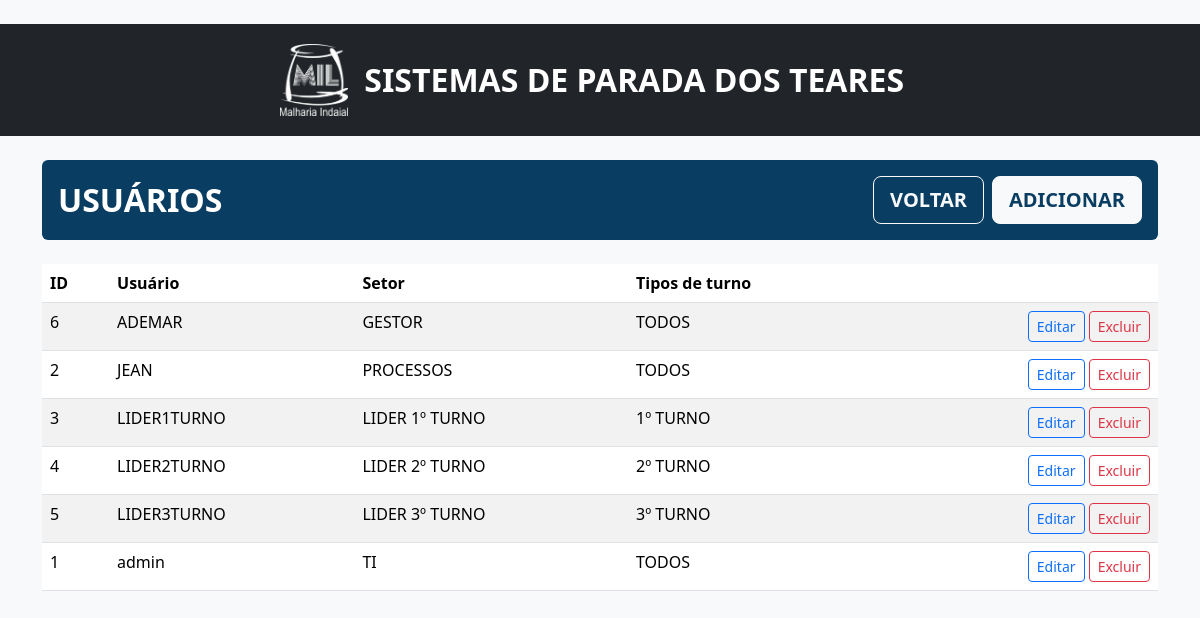
The app's page /users (signed in) with its own data.
### tables this page shows
CREATE TABLE users (
    id INTEGER PRIMARY KEY AUTOINCREMENT,
    username TEXT NOT NULL UNIQUE,
    password_hash TEXT NOT NULL,
    shift_id INTEGER,
    sector_id INTEGER,
    FOREIGN KEY (shift_id) REFERENCES shifts(id),
    FOREIGN KEY (sector_id) REFERENCES sectors(id)
);

### app.py (the view)
@app.route('/users')
@login_required
@level_required([6])
def users_list():
    db = get_db()
    users = db.execute('''
        SELECT
            u.id,
            u.username,
            s.name AS sector_name,
            GROUP_CONCAT(st.name, ' / ') AS shift_types
        FROM users u
        LEFT JOIN sectors s ON s.id = u.sector_id
        LEFT JOIN user_shift_types ust ON ust.user_id = u.id
        LEFT JOIN shift_types st ON st.id = ust.shift_type_id
        GROUP BY u.id, u.username, s.name
        ORDER BY u.username
    ''').fetchall()
    return render_template('users.html', users=users)

### app.py (called while the page is built)
def user_level() -> int:
    try:
        return int(session.get('level', 0))
    except Exception:
        return 0

def level_required(allowed_levels):
    def decorator(func):
        @wraps(func)
        def wrapper(*args, **kwargs):
            if user_level() not in allowed_levels:
                flash('Acesso negado.', 'danger')
                return redirect(url_for('dashboard'))
            return func(*args, **kwargs)
        return wrapper
    return decorator

def login_required(view):
    @wraps(view)
    def wrapped(*args, **kwargs):
        if 'user_id' not in session:
            flash('Faça login para continuar.', 'warning')
            return redirect(url_for('login'))
        return view(*args, **kwargs)
    return wrapped

@app.context_processor
def inject_helpers():
    return {
        'day_label': day_label,
        'format_total': format_total,
        'user_level': user_level,
        'level_allowed': level_allowed,
    }

def ensure_reasons_seed(db: sqlite3.Connection) -> None:
    existing_codes = {row['code'] for row in db.execute('SELECT code FROM reasons').fetchall()}
    missing = [(code, desc) for code, desc in REASONS_SEED if code not in existing_codes]
    if missing:
        db.executemany('INSERT OR IGNORE INTO reasons (code, description) VALUES (?, ?)', missing)
        db.commit()

### templates/users.html
﻿{% extends "base.html" %}
{% block content %}
<div class="d-flex align-items-center justify-content-between mb-4 p-3 rounded" style="background:#0a3d62; color:#fff;">
  <h2 class="mb-0 fw-bold text-uppercase">USUÁRIOS</h2>
  <div class="d-flex gap-2">
    <a class="btn btn-outline-light btn-lg fw-bold text-uppercase" href="{{ url_for('dashboard') }}">Voltar</a>
    <a class="btn btn-light btn-lg fw-bold text-uppercase" style="color:#0a3d62;" href="{{ url_for('users_create') }}">Adicionar</a>
  </div>
</div>
<table class="table table-striped">
  <thead>
    <tr>
      <th>ID</th>
      <th>Usuário</th>
      <th>Setor</th>
      <th>Tipos de turno</th>
      <th></th>
    </tr>
  </thead>
  <tbody>
    {% for u in users %}
    <tr>
      <td>{{ u.id }}</td>
      <td>{{ u.username }}</td>
      <td>{{ u.sector_name or '-' }}</td>
      <td>{{ u.shift_types or '-' }}</td>
      <td class="text-end">
        <a class="btn btn-sm btn-outline-primary" href="{{ url_for('users_edit', user_id=u.id) }}">Editar</a>
        <form method="post" action="{{ url_for('users_delete', user_id=u.id) }}" class="d-inline" onsubmit="return confirm('Remover usuário?');">
          <button class="btn btn-sm btn-outline-danger">Excluir</button>
        </form>
      </td>
    </tr>
    {% endfor %}
  </tbody>
</table>
{% endblock %}

### templates/base.html (shortened to what this page needs)
﻿<!doctype html>
<html lang="pt-BR">
<head>
  <link rel="stylesheet" href="https://cdn.jsdelivr.net/npm/bootstrap@5.3.3/dist/css/bootstrap.min.css">
</head>
<body class="bg-light">
<nav class="navbar navbar-expand-lg navbar-dark bg-dark mb-4">
  <div class="container-fluid d-flex align-items-center justify-content-between">
    <div class="flex-grow-1 d-flex justify-content-center">
      <a class="navbar-brand d-flex align-items-center gap-3 flex-wrap justify-content-center" href="{{ url_for('dashboard') }}" style="padding: 0.75rem 0;">
        <img src="{{ url_for('static', filename='logo.png') }}" alt="Logo" style="height:72px; width:auto;">
        <span class="fw-bold text-uppercase" style="font-size:2rem; line-height:1; text-align:center;">Sistemas de Parada dos Teares</span>
      </a>
    </div>
  </div>
</nav>
<div class="container">
  {% block content %}{% endblock %}
</div>
</body>
</html>

### records on screen
users: id "6", username "ADEMAR", sector_name "GESTOR", shift_types "TODOS"
users: id "2", username "JEAN", sector_name "PROCESSOS", shift_types "TODOS"
users: id "3", username "LIDER1TURNO", sector_name "LIDER 1º TURNO", shift_types "1º TURNO"
users: id "4", username "LIDER2TURNO", sector_name "LIDER 2º TURNO", shift_types "2º TURNO"
users: id "5", username "LIDER3TURNO", sector_name "LIDER 3º TURNO", shift_types "3º TURNO"
users: id "1", username "admin", sector_name "TI", shift_types "TODOS"
